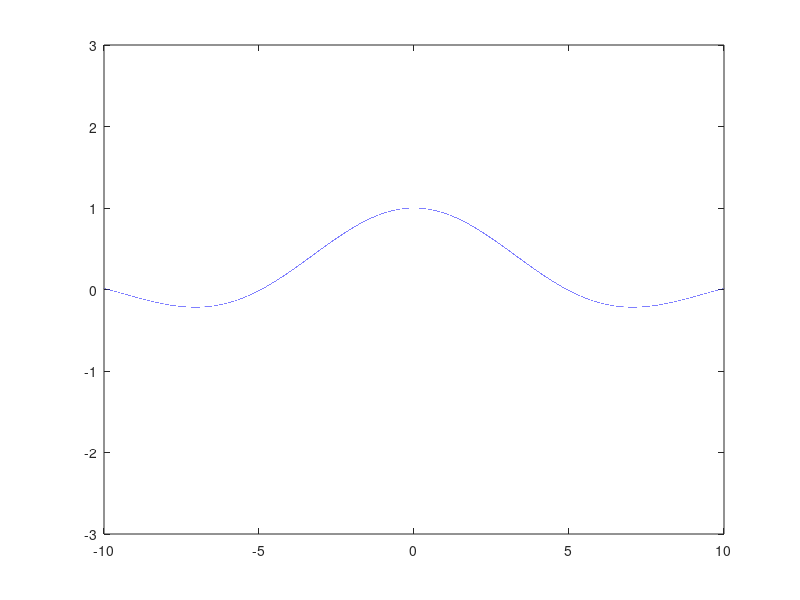

This figure's MATLAB source:
u = @(t) 1.0*(t>0)+0.5*(t==0);
x1 = @(t) 2*u(t+2)-u(3-3*t);
gate = @(t) 1.0*(abs(t)<1/2)+0.5*(abs(t)==0.5);
x2 = @(t) 1*(abs(t)<1/2*pi)+0.5*(abs(t)==1/2*pi);
x3 = @(t) (1-2*abs(t/10)).*(abs(t)<=5);
x4 = @(t) (sin(2*t/pi))./(2*(t/pi));
x5 = @(t) ((sin(pi*t))./(pi*t)).*gate(t/4);
t = -100:.0001:100;
plot(t,x4(t)); %Increment and plot each one Duffers!!
axis([-10 10 -3 3])
